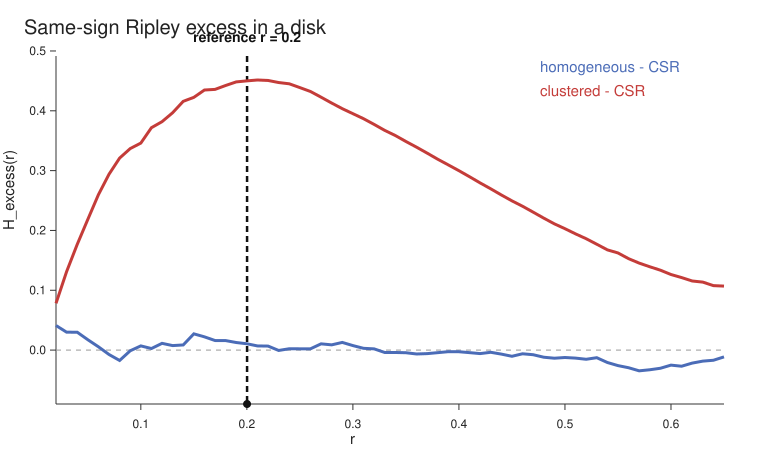

Source code (Julia):
using Printf
using Random
using VortexDistributions

function random_disk_point(rng::AbstractRNG, radius::Real)
    ρ = radius * sqrt(rand(rng))
    θ = 2π * rand(rng)
    return ρ * cos(θ), ρ * sin(θ)
end

function random_disk_vortices(rng::AbstractRNG, n::Integer, q::Integer, radius::Real)
    return [PointVortex(random_disk_point(rng, radius)..., q) for _ = 1:n]
end

function clustered_disk_vortices(
    rng::AbstractRNG,
    n::Integer,
    q::Integer,
    radius::Real;
    centers = [(-0.35radius, 0.15radius), (0.30radius, -0.20radius)],
    cluster_width = 0.07radius,
)
    vortices = PointVortex[]
    while length(vortices) < n
        x0, y0 = rand(rng, centers)
        x = x0 + cluster_width * randn(rng)
        y = y0 + cluster_width * randn(rng)
        hypot(x, y) <= radius && push!(vortices, PointVortex(x, y, q))
    end
    return vortices
end

function print_summary(name, summary)
    @printf(
        "%-12s max(H_excess) = %8.4f at r = %6.3f, positive integral = %8.4f\n",
        name,
        summary.maximum,
        summary.radius,
        summary.integral,
    )
end

function points_path(x, y, xmin, xmax, ymin, ymax, width, height, margin)
    xs = @. margin + (x - xmin) / (xmax - xmin) * (width - 2margin)
    ys = @. height - margin - (y - ymin) / (ymax - ymin) * (height - 2margin)
    return join(
        ("$(round(xs[i], digits = 2)),$(round(ys[i], digits = 2))" for i in eachindex(xs)),
        " ",
    )
end

function xcoord(x, xmin, xmax, width, margin)
    return margin + (x - xmin) / (xmax - xmin) * (width - 2margin)
end

function ycoord(y, ymin, ymax, height, margin)
    return height - margin - (y - ymin) / (ymax - ymin) * (height - 2margin)
end

function write_svg(path, r, homogeneous, clustered; calibrated_peak_scale)
    width = 780
    height = 460
    margin = 56
    ymin = min(minimum(homogeneous), minimum(clustered), -0.05)
    ymax = max(maximum(homogeneous), maximum(clustered), 0.05)
    pad = 0.08 * (ymax - ymin)
    ymin -= pad
    ymax += pad
    xmin, xmax = extrema(r)
    zero_y = ycoord(0, ymin, ymax, height, margin)
    hom_path = points_path(r, homogeneous, xmin, xmax, ymin, ymax, width, height, margin)
    clu_path = points_path(r, clustered, xmin, xmax, ymin, ymax, width, height, margin)
    scale_x = xcoord(calibrated_peak_scale, xmin, xmax, width, margin)
    xticks = collect(0.1:0.1:0.6)
    yticks = collect(0.0:0.1:0.5)

    open(path, "w") do io
        println(
            io,
            """<svg xmlns="http://www.w3.org/2000/svg" width="$width" height="$height" viewBox="0 0 $width $height">""",
        )
        println(io, """<rect width="100%" height="100%" fill="white"/>""")
        println(
            io,
            """<text x="24" y="34" font-family="Helvetica,Arial,sans-serif" font-size="20" fill="#222">Same-sign Ripley excess in a disk</text>""",
        )
        println(
            io,
            """<line x1="$margin" y1="$(height - margin)" x2="$(width - margin)" y2="$(height - margin)" stroke="#333"/>""",
        )
        println(
            io,
            """<line x1="$margin" y1="$margin" x2="$margin" y2="$(height - margin)" stroke="#333"/>""",
        )
        println(
            io,
            """<line x1="$margin" y1="$zero_y" x2="$(width - margin)" y2="$zero_y" stroke="#999" stroke-dasharray="5 5"/>""",
        )
        for tick in xticks
            x = xcoord(tick, xmin, xmax, width, margin)
            println(
                io,
                """<line x1="$x" y1="$(height - margin)" x2="$x" y2="$(height - margin + 6)" stroke="#333"/>""",
            )
            println(
                io,
                """<text x="$x" y="$(height - margin + 24)" text-anchor="middle" font-family="Helvetica,Arial,sans-serif" font-size="12" fill="#222">$(round(tick, digits = 1))</text>""",
            )
        end
        for tick in yticks
            y = ycoord(tick, ymin, ymax, height, margin)
            println(
                io,
                """<line x1="$(margin - 6)" y1="$y" x2="$margin" y2="$y" stroke="#333"/>""",
            )
            println(
                io,
                """<text x="$(margin - 10)" y="$(y + 4)" text-anchor="end" font-family="Helvetica,Arial,sans-serif" font-size="12" fill="#222">$(round(tick, digits = 1))</text>""",
            )
        end
        println(
            io,
            """<line x1="$scale_x" y1="$margin" x2="$scale_x" y2="$(height - margin)" stroke="#111" stroke-width="2.5" stroke-dasharray="6 4"/>""",
        )
        println(io, """<circle cx="$scale_x" cy="$(height - margin)" r="4" fill="#111"/>""")
        println(
            io,
            """<polyline fill="none" stroke="#4b6cb7" stroke-width="3" points="$hom_path"/>""",
        )
        println(
            io,
            """<polyline fill="none" stroke="#c43c39" stroke-width="3" points="$clu_path"/>""",
        )
        println(
            io,
            """<text x="$(width - 240)" y="72" font-family="Helvetica,Arial,sans-serif" font-size="15" fill="#4b6cb7">homogeneous - CSR</text>""",
        )
        println(
            io,
            """<text x="$(width - 240)" y="96" font-family="Helvetica,Arial,sans-serif" font-size="15" fill="#c43c39">clustered - CSR</text>""",
        )
        println(
            io,
            """<text x="$scale_x" y="$(margin - 14)" text-anchor="middle" font-family="Helvetica,Arial,sans-serif" font-size="14" font-weight="bold" fill="#111">reference r = $(round(calibrated_peak_scale, digits = 3))</text>""",
        )
        println(
            io,
            """<text x="$(width / 2 - 40)" y="$(height - 16)" font-family="Helvetica,Arial,sans-serif" font-size="15" fill="#222">r</text>""",
        )
        println(
            io,
            """<text x="14" y="$(height / 2)" transform="rotate(-90 14,$(height / 2))" font-family="Helvetica,Arial,sans-serif" font-size="15" fill="#222">H_excess(r)</text>""",
        )
        println(io, "</svg>")
    end
end

rng = MersenneTwister(42)
window = DiskWindow(1.0)
r = collect(range(0.02, 0.65; length = 64))
cluster_width = 0.07window.radius

homogeneous = random_disk_vortices(rng, 40, 1, window.radius)
clustered = clustered_disk_vortices(rng, 40, 1, window.radius; cluster_width)

homogeneous_summary = ripley_excess(
    homogeneous,
    r,
    window;
    charge = 1,
    samples = 300,
    rng = MersenneTwister(1),
)
clustered_summary =
    ripley_excess(clustered, r, window; charge = 1, samples = 300, rng = MersenneTwister(1))

println("Same-sign Ripley clustering in a disk window")
print_summary("homogeneous", homogeneous_summary)
print_summary("clustered", clustered_summary)

plot_path = joinpath(@__DIR__, "ripley_disk_synthetic.svg")
write_svg(
    plot_path,
    r,
    homogeneous_summary.H,
    clustered_summary.H;
    calibrated_peak_scale = 2.86cluster_width,
)
println("Wrote figure: ", plot_path)

println("\nSample H_excess(r) = H_observed(r) - mean(H_CSR(r)) values")
println("r      homogeneous   clustered")
for index = 1:8:length(r)
    @printf(
        "%5.3f  %11.4f  %10.4f\n",
        r[index],
        homogeneous_summary.H[index],
        clustered_summary.H[index],
    )
end
